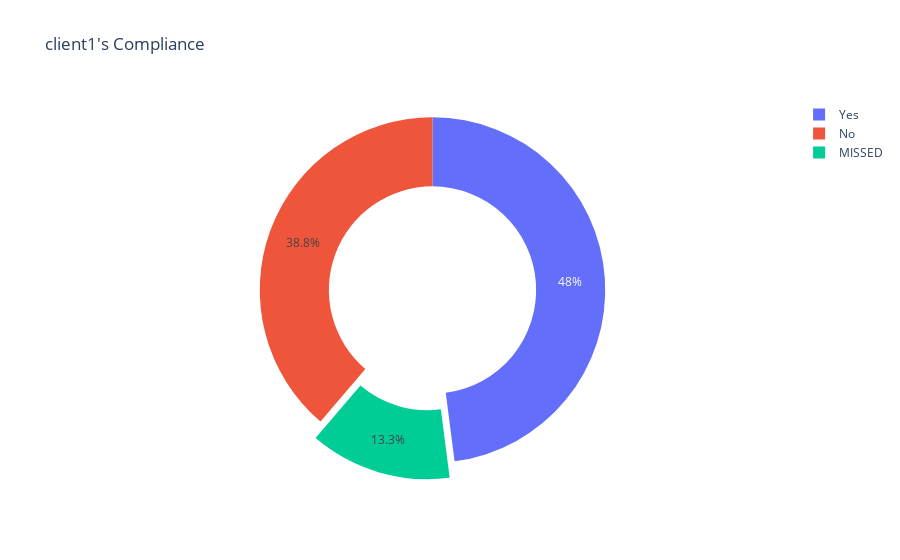
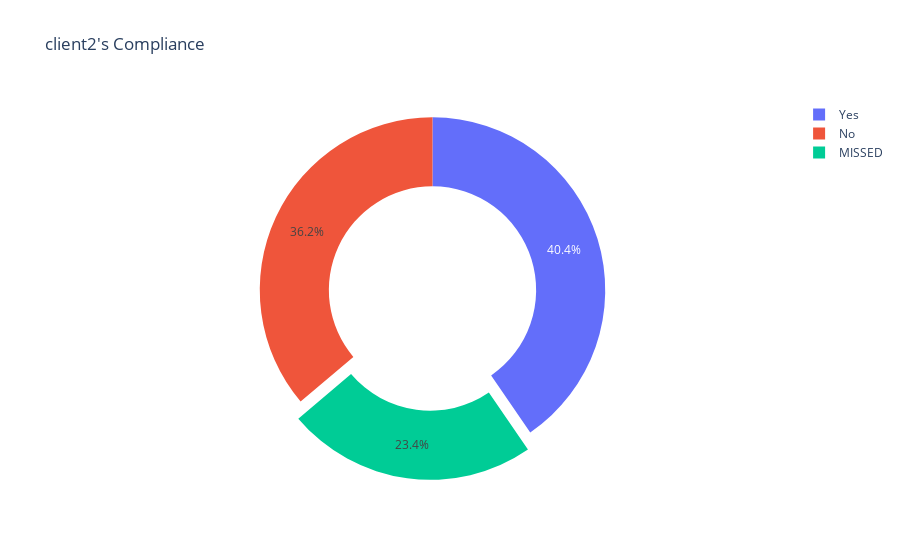
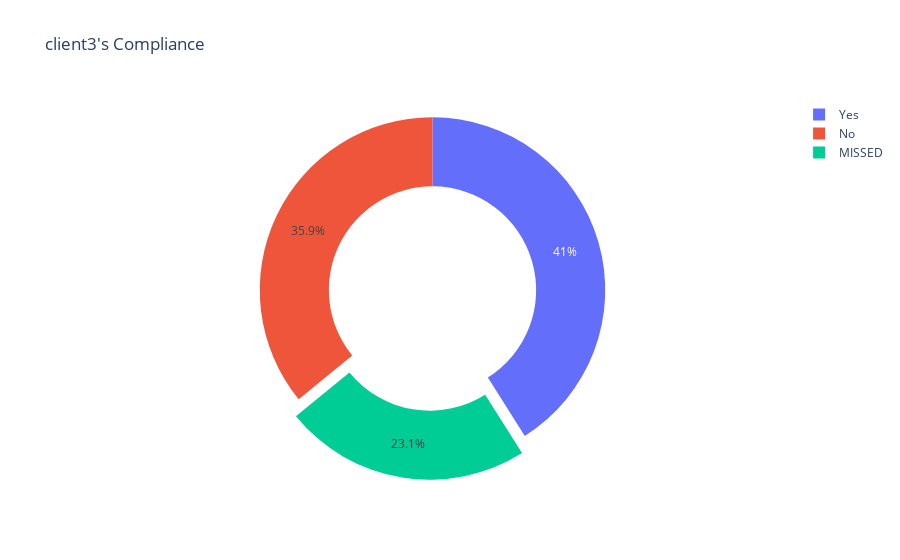
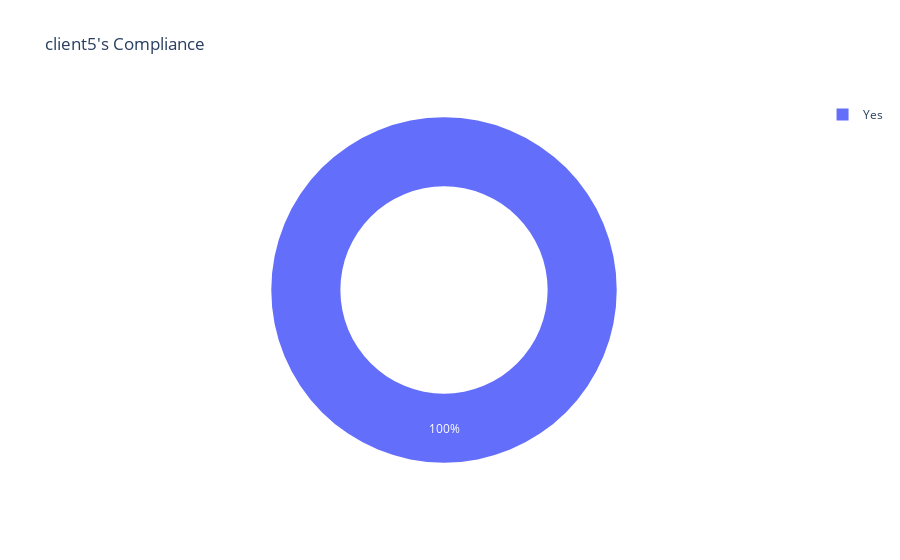

These figures' notebook cell, in order:
### Code cell
for ID, data in df.groupby(['CutitronicsClientID']):
    values = data['compliance'].value_counts(normalize=True) * 100
    labels = data['compliance'].value_counts().index.tolist()
    
    # Use `hole` to create a donut-like pie chart
    fig = go.Figure(data=[go.Pie(labels=labels, values=values, hole=.6, pull=[0, 0, 0.1])])
    fig.update_layout(title="{}'s Compliance".format(ID))
    fig.show()

### Figure 1 — Plotly figure (JSON) as saved in the notebook; plotly's stock layout.template omitted (floating-point values rounded to 4 significant figures)
{"data": [{"hole": 0.6, "labels": ["Yes", "No", "MISSED"], "pull": [0, 0, 0.1], "type": "pie", "values": [47.96, 38.78, 13.27]}], "layout": {"title": {"text": "client1's Compliance"}}}

### Figure 2 — Plotly figure (JSON) as saved in the notebook; plotly's stock layout.template omitted (floating-point values rounded to 4 significant figures)
{"data": [{"hole": 0.6, "labels": ["Yes", "No", "MISSED"], "pull": [0, 0, 0.1], "type": "pie", "values": [40.43, 36.17, 23.4]}], "layout": {"title": {"text": "client2's Compliance"}}}

### Figure 3 — Plotly figure (JSON) as saved in the notebook; plotly's stock layout.template omitted (floating-point values rounded to 4 significant figures)
{"data": [{"hole": 0.6, "labels": ["Yes", "No", "MISSED"], "pull": [0, 0, 0.1], "type": "pie", "values": [41.03, 35.9, 23.08]}], "layout": {"title": {"text": "client3's Compliance"}}}

### Figure 4 — Plotly figure (JSON) as saved in the notebook; plotly's stock layout.template omitted (floating-point values rounded to 4 significant figures)
{"data": [{"hole": 0.6, "labels": ["Yes"], "pull": [0, 0, 0.1], "type": "pie", "values": [100]}], "layout": {"title": {"text": "client5's Compliance"}}}
